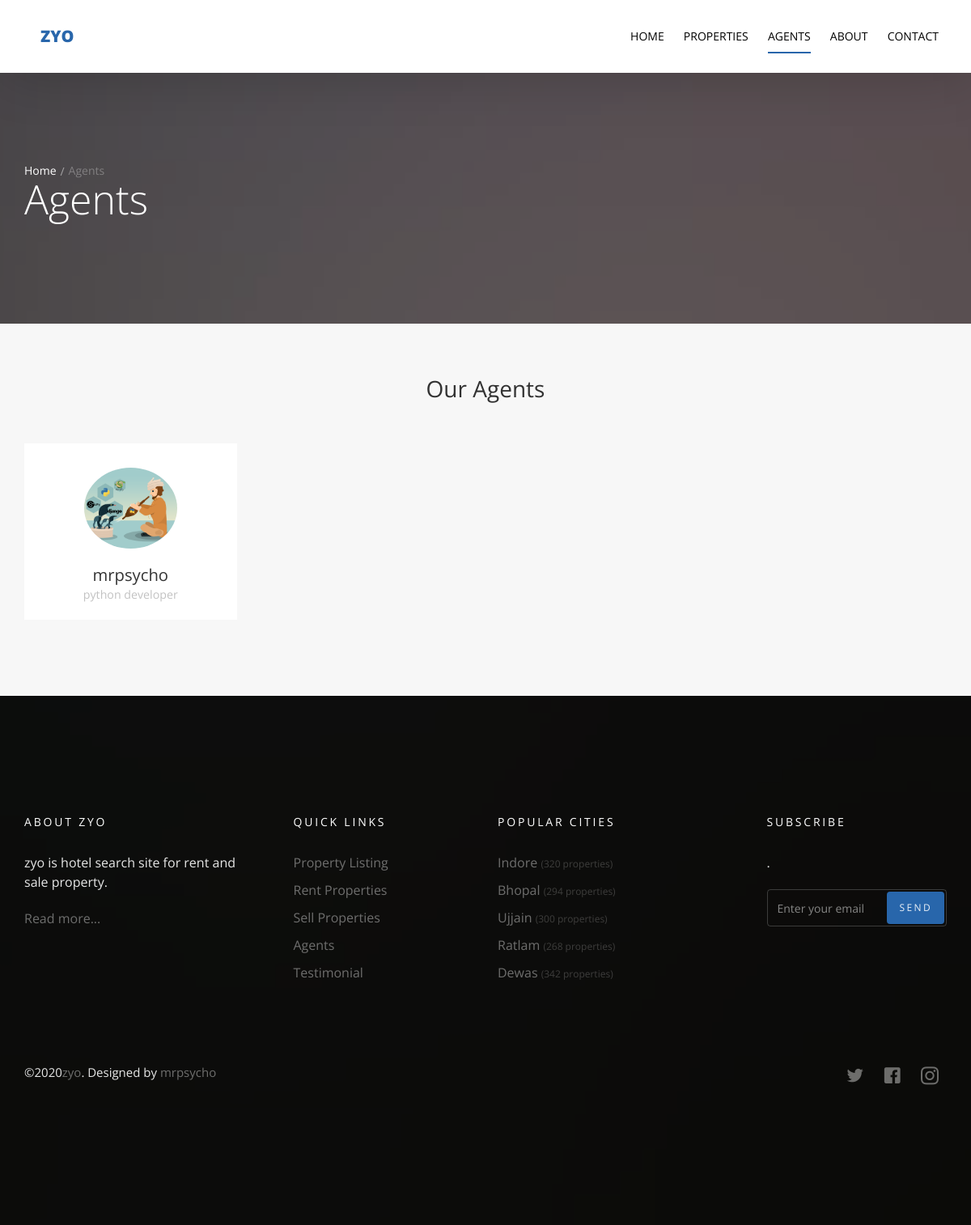
/agents/, run on the app's committed database.
### agents/models.py (models this page shows, shortened)
class Agent(models.Model):
    name = models.CharField(max_length=50)
    title = models.CharField(max_length=50)
    image = models.ImageField(upload_to='agents/')

### agents/views.py (the view)
# urls.py: path('',views.agents_list , name='agent_list'),
def agents_list(request):
    agent_list = Agent.objects.all()
    template = 'agents/agents.html'
    context = {
        'agent_list' : agent_list
    }
    return render(request , template , context)

### agents/templates/agents/agents.html (shortened to what this page needs)
{% extends 'base.html' %}
{% block body %}
  <section class="probootstrap-slider flexslider2 page-inner">
    <div class="overlay"></div>
    <div class="probootstrap-wrap-banner">
      <div class="container">
        <div class="row">
          <div class="col-md-8">
            <div class="page-title probootstrap-animate">
              <div class="probootstrap-breadcrumbs">
                <a href="#">Home</a><span>Agents</span>
              </div>
              <h1>Agents</h1>
            </div>
          </div>
        </div>
      </div>
    </div>
    <ul class="slides">
      <li style="background-image: url(img/slider_1.jpg);"></li>
    </ul>
  </section>
  <section class="probootstrap-section probootstrap-section-lighter">
    <div class="container">
      <div class="row heading">
        <h2 class="mt0 mb50 text-center">Our Agents</h2>
      </div>
      <div class="row">
        {% for agent in agent_list %}
          <div class="col-md-3 col-sm-6">
            <div class="probootstrap-card probootstrap-person text-left">
              <div class="probootstrap-card-media">
                <img src="{{agent.image.url}}" class="img-responsive" alt="Free HTML5 Template by uicookies.com">
              </div>
              <div class="probootstrap-card-text">
                <h2 class="probootstrap-card-heading mb0">{{agent.name}}</h2>
                <p><small>{{agent.title}}</small></p>
              </div>
            </div>
          </div>
        {% endfor %}
      </div>
    </div>
  </section>
  {% endblock body %}

### data on the page
Agent: image (picture), name "mrpsycho", title "python developer"
